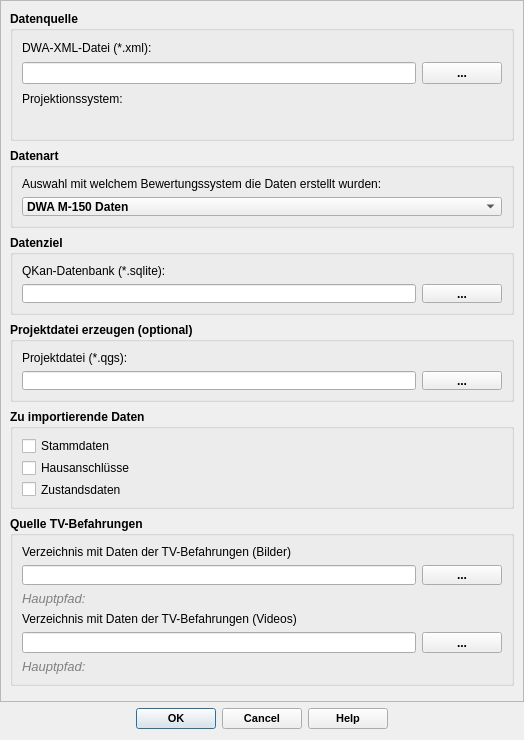
<?xml version="1.0" encoding="UTF-8"?>
<ui version="4.0">
 <class>xmlimportDialogBase</class>
 <widget class="QDialog" name="xmlimportDialogBase">
  <property name="geometry">
   <rect>
    <x>0</x>
    <y>0</y>
    <width>524</width>
    <height>740</height>
   </rect>
  </property>
  <property name="minimumSize">
   <size>
    <width>280</width>
    <height>150</height>
   </size>
  </property>
  <property name="maximumSize">
   <size>
    <width>16777215</width>
    <height>740</height>
   </size>
  </property>
  <property name="windowTitle">
   <string>Import aus DWA-145-XML</string>
  </property>
  <layout class="QVBoxLayout" name="verticalLayout_2">
   <property name="leftMargin">
    <number>0</number>
   </property>
   <property name="topMargin">
    <number>0</number>
   </property>
   <property name="rightMargin">
    <number>0</number>
   </property>
   <item>
    <widget class="QScrollArea" name="scrollArea">
     <property name="sizePolicy">
      <sizepolicy hsizetype="Preferred" vsizetype="Preferred">
       <horstretch>0</horstretch>
       <verstretch>0</verstretch>
      </sizepolicy>
     </property>
     <property name="verticalScrollBarPolicy">
      <enum>Qt::ScrollBarAsNeeded</enum>
     </property>
     <property name="widgetResizable">
      <bool>true</bool>
     </property>
     <widget class="QWidget" name="scrollAreaWidgetContents">
      <property name="geometry">
       <rect>
        <x>0</x>
        <y>0</y>
        <width>522</width>
        <height>700</height>
       </rect>
      </property>
      <layout class="QVBoxLayout" name="verticalLayout_3">
       <item>
        <widget class="QGroupBox" name="groupBox_3">
         <property name="minimumSize">
          <size>
           <width>0</width>
           <height>130</height>
          </size>
         </property>
         <property name="maximumSize">
          <size>
           <width>16777215</width>
           <height>130</height>
          </size>
         </property>
         <property name="font">
          <font>
           <weight>75</weight>
           <bold>true</bold>
          </font>
         </property>
         <property name="toolTip">
          <string comment="Pfade der Import- und Exportdatenbank"/>
         </property>
         <property name="title">
          <string>Datenquelle</string>
         </property>
         <property name="flat">
          <bool>false</bool>
         </property>
         <property name="checkable">
          <bool>false</bool>
         </property>
         <layout class="QVBoxLayout" name="verticalLayout">
          <item>
           <widget class="QLabel" name="label_2">
            <property name="font">
             <font>
              <family>Tahoma</family>
              <weight>50</weight>
              <bold>false</bold>
             </font>
            </property>
            <property name="text">
             <string>DWA-XML-Datei (*.xml):</string>
            </property>
            <property name="alignment">
             <set>Qt::AlignLeading|Qt::AlignLeft|Qt::AlignVCenter</set>
            </property>
           </widget>
          </item>
          <item>
           <layout class="QHBoxLayout" name="horizontalLayout">
            <item>
             <widget class="QLineEdit" name="tf_import">
              <property name="font">
               <font>
                <family>Tahoma</family>
                <weight>50</weight>
                <bold>false</bold>
               </font>
              </property>
              <property name="toolTip">
               <string>&lt;html&gt;&lt;head/&gt;&lt;body&gt;&lt;p&gt;Quelldatenbank mit Kanaldaten aus HYSTEM-EXTRAN&lt;/p&gt;&lt;/body&gt;&lt;/html&gt;</string>
              </property>
              <property name="alignment">
               <set>Qt::AlignRight|Qt::AlignTrailing|Qt::AlignVCenter</set>
              </property>
             </widget>
            </item>
            <item>
             <widget class="QPushButton" name="pb_import">
              <property name="toolTip">
               <string>&lt;html&gt;&lt;head/&gt;&lt;body&gt;&lt;p&gt;ITWH-Quelldatenbank mit Kanalnetzdaten auswählen&lt;/p&gt;&lt;/body&gt;&lt;/html&gt;</string>
              </property>
              <property name="text">
               <string>...</string>
              </property>
             </widget>
            </item>
           </layout>
          </item>
          <item>
           <widget class="QLabel" name="label_5">
            <property name="font">
             <font>
              <family>Tahoma</family>
              <weight>50</weight>
              <bold>false</bold>
             </font>
            </property>
            <property name="text">
             <string>Projektionssystem:</string>
            </property>
            <property name="alignment">
             <set>Qt::AlignLeading|Qt::AlignLeft|Qt::AlignVCenter</set>
            </property>
           </widget>
          </item>
          <item>
           <widget class="QgsProjectionSelectionWidget" name="epsg"/>
          </item>
         </layout>
        </widget>
       </item>
       <item>
        <widget class="QGroupBox" name="groupBox_2">
         <property name="sizePolicy">
          <sizepolicy hsizetype="Preferred" vsizetype="Preferred">
           <horstretch>0</horstretch>
           <verstretch>0</verstretch>
          </sizepolicy>
         </property>
         <property name="minimumSize">
          <size>
           <width>0</width>
           <height>80</height>
          </size>
         </property>
         <property name="maximumSize">
          <size>
           <width>16777215</width>
           <height>80</height>
          </size>
         </property>
         <property name="font">
          <font>
           <family>Tahoma</family>
           <weight>75</weight>
           <bold>true</bold>
          </font>
         </property>
         <property name="toolTip">
          <string comment="Pfade der Import- und Exportdatenbank"/>
         </property>
         <property name="title">
          <string>Datenart</string>
         </property>
         <property name="flat">
          <bool>false</bool>
         </property>
         <property name="checkable">
          <bool>false</bool>
         </property>
         <layout class="QVBoxLayout" name="verticalLayout_4">
          <item>
           <widget class="QLabel" name="label_7">
            <property name="font">
             <font>
              <family>Tahoma</family>
              <weight>50</weight>
              <bold>false</bold>
             </font>
            </property>
            <property name="text">
             <string>Auswahl mit welchem Bewertungssystem die Daten erstellt wurden:</string>
            </property>
            <property name="alignment">
             <set>Qt::AlignLeading|Qt::AlignLeft|Qt::AlignVCenter</set>
            </property>
           </widget>
          </item>
          <item>
           <widget class="QComboBox" name="comboBox_2">
            <item>
             <property name="text">
              <string>DWA M-150 Daten</string>
             </property>
            </item>
            <item>
             <property name="text">
              <string>ISYBAU Daten</string>
             </property>
            </item>
           </widget>
          </item>
         </layout>
        </widget>
       </item>
       <item>
        <widget class="QGroupBox" name="groupBox">
         <property name="sizePolicy">
          <sizepolicy hsizetype="Preferred" vsizetype="Preferred">
           <horstretch>0</horstretch>
           <verstretch>0</verstretch>
          </sizepolicy>
         </property>
         <property name="minimumSize">
          <size>
           <width>0</width>
           <height>80</height>
          </size>
         </property>
         <property name="maximumSize">
          <size>
           <width>16777215</width>
           <height>80</height>
          </size>
         </property>
         <property name="font">
          <font>
           <family>Tahoma</family>
           <weight>75</weight>
           <bold>true</bold>
          </font>
         </property>
         <property name="toolTip">
          <string comment="Pfade der Import- und Exportdatenbank"/>
         </property>
         <property name="title">
          <string>Datenziel</string>
         </property>
         <property name="flat">
          <bool>false</bool>
         </property>
         <property name="checkable">
          <bool>false</bool>
         </property>
         <layout class="QVBoxLayout" name="verticalLayout_5">
          <item>
           <widget class="QLabel" name="label">
            <property name="font">
             <font>
              <family>Tahoma</family>
              <weight>50</weight>
              <bold>false</bold>
             </font>
            </property>
            <property name="text">
             <string>QKan-Datenbank (*.sqlite):</string>
            </property>
            <property name="alignment">
             <set>Qt::AlignLeading|Qt::AlignLeft|Qt::AlignVCenter</set>
            </property>
           </widget>
          </item>
          <item>
           <layout class="QHBoxLayout" name="horizontalLayout_2">
            <item>
             <widget class="QLineEdit" name="tf_database">
              <property name="font">
               <font>
                <family>Tahoma</family>
                <weight>50</weight>
                <bold>false</bold>
               </font>
              </property>
              <property name="toolTip">
               <string>&lt;html&gt;&lt;head/&gt;&lt;body&gt;&lt;p&gt;QKan - Zieldatenbank (wird ggfs. neu angelegt)&lt;/p&gt;&lt;/body&gt;&lt;/html&gt;</string>
              </property>
              <property name="alignment">
               <set>Qt::AlignRight|Qt::AlignTrailing|Qt::AlignVCenter</set>
              </property>
             </widget>
            </item>
            <item>
             <widget class="QPushButton" name="pb_database">
              <property name="toolTip">
               <string>&lt;html&gt;&lt;head/&gt;&lt;body&gt;&lt;p&gt;Zieldatenbank auswählen und optional erstellen&lt;/p&gt;&lt;/body&gt;&lt;/html&gt;</string>
              </property>
              <property name="text">
               <string>...</string>
              </property>
             </widget>
            </item>
           </layout>
          </item>
         </layout>
        </widget>
       </item>
       <item>
        <widget class="QGroupBox" name="gb_projectfile">
         <property name="minimumSize">
          <size>
           <width>0</width>
           <height>80</height>
          </size>
         </property>
         <property name="maximumSize">
          <size>
           <width>16777215</width>
           <height>80</height>
          </size>
         </property>
         <property name="font">
          <font>
           <weight>75</weight>
           <bold>true</bold>
          </font>
         </property>
         <property name="toolTip">
          <string comment="Nach dem Import eine Projektdatei neu erzeugen und speichern (optional)"/>
         </property>
         <property name="title">
          <string>Projektdatei erzeugen (optional)</string>
         </property>
         <property name="flat">
          <bool>false</bool>
         </property>
         <property name="checkable">
          <bool>false</bool>
         </property>
         <layout class="QVBoxLayout" name="verticalLayout_6">
          <item>
           <widget class="QLabel" name="label_4">
            <property name="font">
             <font>
              <family>Tahoma</family>
              <weight>50</weight>
              <bold>false</bold>
             </font>
            </property>
            <property name="text">
             <string>Projektdatei (*.qgs):</string>
            </property>
            <property name="alignment">
             <set>Qt::AlignLeading|Qt::AlignLeft|Qt::AlignVCenter</set>
            </property>
           </widget>
          </item>
          <item>
           <layout class="QHBoxLayout" name="horizontalLayout_3">
            <item>
             <widget class="QLineEdit" name="tf_project">
              <property name="font">
               <font>
                <family>Tahoma</family>
                <weight>50</weight>
                <bold>false</bold>
               </font>
              </property>
              <property name="toolTip">
               <string>&lt;html&gt;&lt;head/&gt;&lt;body&gt;&lt;p&gt;Pfad der neu erzeugten Projektdatei (optional)&lt;/p&gt;&lt;/body&gt;&lt;/html&gt;</string>
              </property>
              <property name="alignment">
               <set>Qt::AlignRight|Qt::AlignTrailing|Qt::AlignVCenter</set>
              </property>
             </widget>
            </item>
            <item>
             <widget class="QPushButton" name="pb_project">
              <property name="toolTip">
               <string>&lt;html&gt;&lt;head/&gt;&lt;body&gt;&lt;p&gt;Pfad und Name der Projektdatei festlegen&lt;/p&gt;&lt;/body&gt;&lt;/html&gt;</string>
              </property>
              <property name="text">
               <string>...</string>
              </property>
             </widget>
            </item>
           </layout>
          </item>
         </layout>
        </widget>
       </item>
       <item>
        <widget class="QGroupBox" name="groupBox_6">
         <property name="minimumSize">
          <size>
           <width>0</width>
           <height>100</height>
          </size>
         </property>
         <property name="maximumSize">
          <size>
           <width>16777215</width>
           <height>100</height>
          </size>
         </property>
         <property name="font">
          <font>
           <weight>75</weight>
           <bold>true</bold>
          </font>
         </property>
         <property name="toolTip">
          <string comment="Pfade der Import- und Exportdatenbank"/>
         </property>
         <property name="title">
          <string>Zu importierende Daten</string>
         </property>
         <property name="flat">
          <bool>false</bool>
         </property>
         <property name="checkable">
          <bool>false</bool>
         </property>
         <layout class="QVBoxLayout" name="verticalLayout_7">
          <item>
           <widget class="QCheckBox" name="checkBox">
            <property name="font">
             <font>
              <weight>50</weight>
              <bold>false</bold>
             </font>
            </property>
            <property name="text">
             <string>Stammdaten</string>
            </property>
           </widget>
          </item>
          <item>
           <widget class="QCheckBox" name="checkBox_2">
            <property name="font">
             <font>
              <weight>50</weight>
              <bold>false</bold>
             </font>
            </property>
            <property name="text">
             <string>Hausanschlüsse</string>
            </property>
           </widget>
          </item>
          <item>
           <widget class="QCheckBox" name="checkBox_3">
            <property name="font">
             <font>
              <weight>50</weight>
              <bold>false</bold>
             </font>
            </property>
            <property name="text">
             <string>Zustandsdaten</string>
            </property>
           </widget>
          </item>
         </layout>
        </widget>
       </item>
       <item>
        <widget class="QGroupBox" name="groupBox_5">
         <property name="minimumSize">
          <size>
           <width>0</width>
           <height>170</height>
          </size>
         </property>
         <property name="maximumSize">
          <size>
           <width>16777215</width>
           <height>170</height>
          </size>
         </property>
         <property name="font">
          <font>
           <weight>75</weight>
           <bold>true</bold>
          </font>
         </property>
         <property name="toolTip">
          <string comment="Pfade der Import- und Exportdatenbank"/>
         </property>
         <property name="title">
          <string>Quelle TV-Befahrungen</string>
         </property>
         <property name="flat">
          <bool>false</bool>
         </property>
         <property name="checkable">
          <bool>false</bool>
         </property>
         <layout class="QVBoxLayout" name="verticalLayout_8">
          <item>
           <widget class="QLabel" name="label_3">
            <property name="font">
             <font>
              <family>Tahoma</family>
              <weight>50</weight>
              <bold>false</bold>
             </font>
            </property>
            <property name="text">
             <string>Verzeichnis mit Daten der TV-Befahrungen (Bilder)</string>
            </property>
            <property name="alignment">
             <set>Qt::AlignLeading|Qt::AlignLeft|Qt::AlignVCenter</set>
            </property>
           </widget>
          </item>
          <item>
           <layout class="QHBoxLayout" name="horizontalLayout_4">
            <item>
             <widget class="QLineEdit" name="tf_ordnerbild">
              <property name="minimumSize">
               <size>
                <width>0</width>
                <height>20</height>
               </size>
              </property>
              <property name="font">
               <font>
                <family>Tahoma</family>
                <pointsize>10</pointsize>
                <weight>50</weight>
                <bold>false</bold>
               </font>
              </property>
              <property name="toolTip">
               <string>&lt;html&gt;&lt;head/&gt;&lt;body&gt;&lt;p&gt;Vollständiger Pfad zu den Fotos der TV-Befahrungen. In der Datenbank wird nur der Teil relativ zum Hauptpfad gespeichert.&lt;/p&gt;&lt;/body&gt;&lt;/html&gt;</string>
              </property>
              <property name="statusTip">
               <string>Pfad zu den Fotos</string>
              </property>
              <property name="alignment">
               <set>Qt::AlignRight|Qt::AlignTrailing|Qt::AlignVCenter</set>
              </property>
             </widget>
            </item>
            <item>
             <widget class="QPushButton" name="pb_ordnerbild">
              <property name="toolTip">
               <string>&lt;html&gt;&lt;head/&gt;&lt;body&gt;&lt;p&gt;Pfad zu den Fotos auswählen&lt;/p&gt;&lt;/body&gt;&lt;/html&gt;</string>
              </property>
              <property name="statusTip">
               <string>Pfad zu den Fotos auswählen</string>
              </property>
              <property name="text">
               <string>...</string>
              </property>
             </widget>
            </item>
           </layout>
          </item>
          <item>
           <widget class="QLabel" name="lf_rootFotos">
            <property name="font">
             <font>
              <family>Tahoma</family>
              <pointsize>10</pointsize>
              <weight>50</weight>
              <italic>true</italic>
              <bold>false</bold>
             </font>
            </property>
            <property name="toolTip">
             <string>&lt;html&gt;&lt;head/&gt;&lt;body&gt;&lt;p&gt;Hauptpfad zu den Verzeichnissen mit allen Fotos. Bearbeitung über QKan-Menü &amp;quot;Optionen&amp;quot;&lt;/p&gt;&lt;/body&gt;&lt;/html&gt;</string>
            </property>
            <property name="statusTip">
             <string>Hauptpfad zu den Verzeichnissen mit allen Fotos. Bearbeitung über QKan-Menü &quot;Optionen&quot;</string>
            </property>
            <property name="styleSheet">
             <string notr="true">color: rgb(128, 128, 128);</string>
            </property>
            <property name="text">
             <string>Hauptpfad: </string>
            </property>
            <property name="alignment">
             <set>Qt::AlignLeading|Qt::AlignLeft|Qt::AlignVCenter</set>
            </property>
           </widget>
          </item>
          <item>
           <widget class="QLabel" name="label_6">
            <property name="font">
             <font>
              <family>Tahoma</family>
              <weight>50</weight>
              <bold>false</bold>
             </font>
            </property>
            <property name="text">
             <string>Verzeichnis mit Daten der TV-Befahrungen (Videos)</string>
            </property>
            <property name="alignment">
             <set>Qt::AlignLeading|Qt::AlignLeft|Qt::AlignVCenter</set>
            </property>
           </widget>
          </item>
          <item>
           <layout class="QHBoxLayout" name="horizontalLayout_5">
            <item>
             <widget class="QLineEdit" name="tf_ordnervideo">
              <property name="minimumSize">
               <size>
                <width>0</width>
                <height>20</height>
               </size>
              </property>
              <property name="font">
               <font>
                <family>Tahoma</family>
                <pointsize>10</pointsize>
                <weight>50</weight>
                <bold>false</bold>
               </font>
              </property>
              <property name="toolTip">
               <string>&lt;html&gt;&lt;head/&gt;&lt;body&gt;&lt;p&gt;Vollständiger Pfad zu den Videos der TV-Befahrungen. In der Datenbank wird nur der Teil relativ zum Hauptpfad gespeichert.&lt;/p&gt;&lt;/body&gt;&lt;/html&gt;</string>
              </property>
              <property name="statusTip">
               <string>Pfad zu den Videos</string>
              </property>
              <property name="alignment">
               <set>Qt::AlignRight|Qt::AlignTrailing|Qt::AlignVCenter</set>
              </property>
             </widget>
            </item>
            <item>
             <widget class="QPushButton" name="pb_ordnervideo">
              <property name="toolTip">
               <string>&lt;html&gt;&lt;head/&gt;&lt;body&gt;&lt;p&gt;Pfad zu den Videos auswählen&lt;/p&gt;&lt;/body&gt;&lt;/html&gt;</string>
              </property>
              <property name="statusTip">
               <string>Pfad zu den Videos auswählen</string>
              </property>
              <property name="text">
               <string>...</string>
              </property>
             </widget>
            </item>
           </layout>
          </item>
          <item>
           <widget class="QLabel" name="lf_rootVideos">
            <property name="font">
             <font>
              <family>Tahoma</family>
              <pointsize>10</pointsize>
              <weight>50</weight>
              <italic>true</italic>
              <bold>false</bold>
             </font>
            </property>
            <property name="toolTip">
             <string>&lt;html&gt;&lt;head/&gt;&lt;body&gt;&lt;p&gt;Hauptpfad zu den Verzeichnissen mit allen Fotos. Bearbeitung über QKan-Menü &amp;quot;Optionen&amp;quot;&lt;/p&gt;&lt;/body&gt;&lt;/html&gt;</string>
            </property>
            <property name="statusTip">
             <string>Hauptpfad zu den Verzeichnissen mit allen Fotos. Bearbeitung über QKan-Menü &quot;Optionen&quot;</string>
            </property>
            <property name="styleSheet">
             <string notr="true">color: rgb(128, 128, 128);</string>
            </property>
            <property name="text">
             <string>Hauptpfad: </string>
            </property>
            <property name="alignment">
             <set>Qt::AlignLeading|Qt::AlignLeft|Qt::AlignVCenter</set>
            </property>
           </widget>
          </item>
         </layout>
        </widget>
       </item>
      </layout>
     </widget>
    </widget>
   </item>
   <item>
    <widget class="QDialogButtonBox" name="button_box">
     <property name="font">
      <font>
       <pointsize>8</pointsize>
       <weight>75</weight>
       <bold>true</bold>
      </font>
     </property>
     <property name="toolTip">
      <string>&lt;html&gt;&lt;head/&gt;&lt;body&gt;&lt;p&gt;Datenimport starten ...&lt;/p&gt;&lt;/body&gt;&lt;/html&gt;</string>
     </property>
     <property name="orientation">
      <enum>Qt::Horizontal</enum>
     </property>
     <property name="standardButtons">
      <set>QDialogButtonBox::Cancel|QDialogButtonBox::Help|QDialogButtonBox::Ok</set>
     </property>
     <property name="centerButtons">
      <bool>true</bool>
     </property>
    </widget>
   </item>
  </layout>
 </widget>
 <customwidgets>
  <customwidget>
   <class>QgsProjectionSelectionWidget</class>
   <extends>QWidget</extends>
   <header>qgsprojectionselectionwidget.h</header>
  </customwidget>
 </customwidgets>
 <resources/>
 <connections>
  <connection>
   <sender>button_box</sender>
   <signal>rejected()</signal>
   <receiver>xmlimportDialogBase</receiver>
   <slot>reject()</slot>
   <hints>
    <hint type="sourcelabel">
     <x>265</x>
     <y>475</y>
    </hint>
    <hint type="destinationlabel">
     <x>261</x>
     <y>253</y>
    </hint>
   </hints>
  </connection>
  <connection>
   <sender>button_box</sender>
   <signal>accepted()</signal>
   <receiver>xmlimportDialogBase</receiver>
   <slot>accept()</slot>
   <hints>
    <hint type="sourcelabel">
     <x>265</x>
     <y>475</y>
    </hint>
    <hint type="destinationlabel">
     <x>261</x>
     <y>253</y>
    </hint>
   </hints>
  </connection>
 </connections>
</ui>
